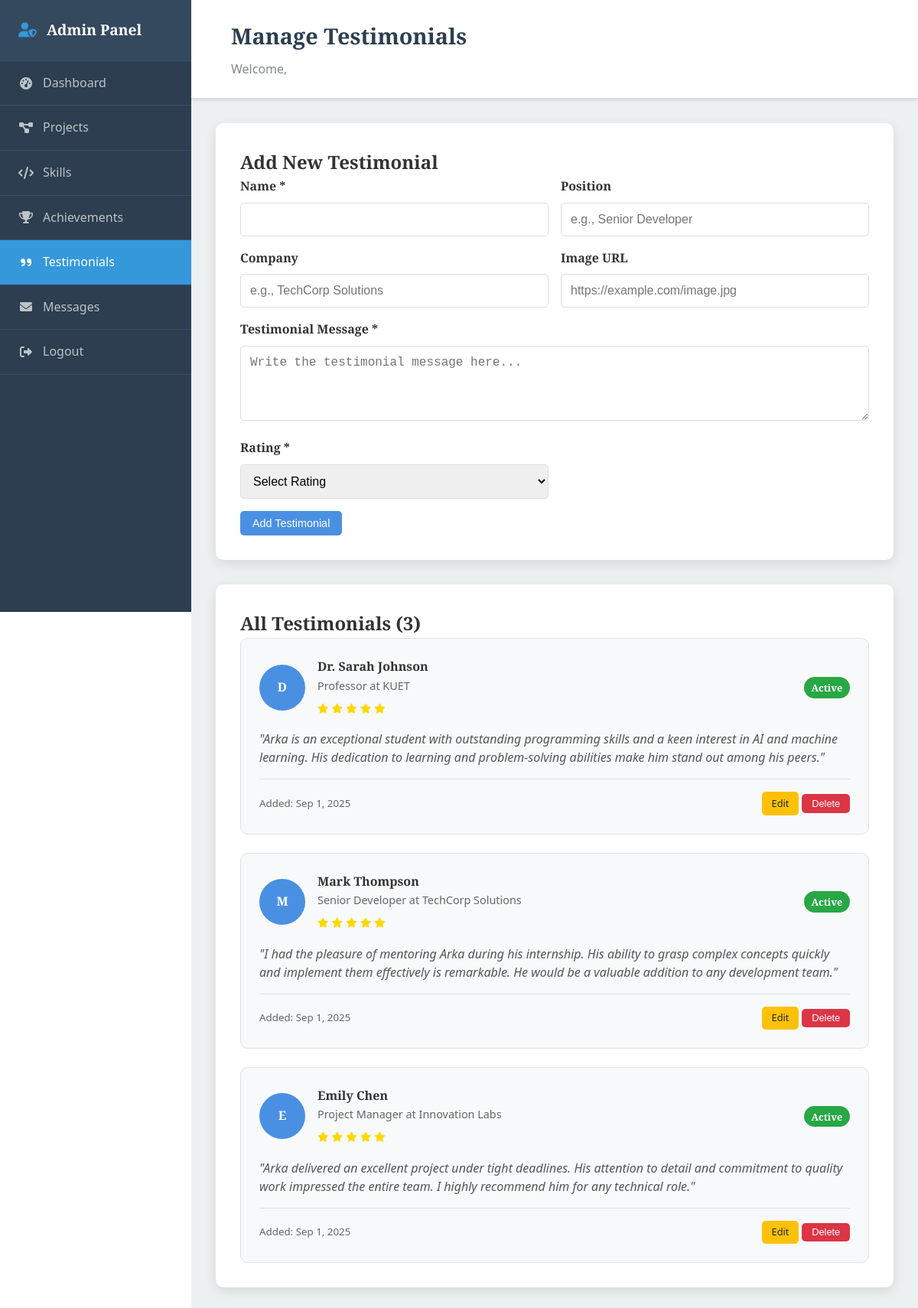
The app's page /admin/testimonials.php (signed in) with its own data.
### tables this page shows
CREATE TABLE `testimonials` (
    `id` int(11) NOT NULL AUTO_INCREMENT,
    `name` varchar(100) NOT NULL,
    `position` varchar(100),
    `company` varchar(100),
    `message` text NOT NULL,
    `image` varchar(255),
    `rating` int(11) DEFAULT 5,
    `status` enum('active', 'inactive') DEFAULT 'active',
    `created_at` timestamp DEFAULT CURRENT_TIMESTAMP,
    PRIMARY KEY (`id`)
);

### admin/testimonials.php (the view, shortened to what this page needs)
<?php
include 'auth.php';
$pdo = getConnection();
$edit_testimonial = null;
$stmt = $pdo->prepare("SELECT * FROM testimonials ORDER BY created_at DESC");
$stmt->execute();
$testimonials = $stmt->fetchAll(PDO::FETCH_ASSOC);
?>
<!DOCTYPE html>
<html lang="en">
<head>
    <link rel="stylesheet" href="../style.css">
    <link rel="stylesheet" href="https://cdnjs.cloudflare.com/ajax/libs/font-awesome/6.0.0/css/all.min.css">
    <link rel="stylesheet" href="../testimonials.css">
</head>
<body>
    <div class="admin-layout">
        <?php echo getAdminNavigation('testimonials.php'); ?>
        <div class="admin-main">
            <?php echo getAdminHeader('Manage Testimonials'); ?>
            <div class="admin-container">
                <div class="admin-card">
                    <h2><?php echo $edit_testimonial ? 'Edit Testimonial' : 'Add New Testimonial'; ?></h2>
                    <form method="POST" action="">
                        <div style="display: grid; grid-template-columns: 1fr 1fr; gap: 1rem;">
                            <div class="form-group">
                                <label for="name">Name *</label>
                                <input type="text" id="name" name="name" class="form-control" required
                                    value="<?php echo $edit_testimonial ? htmlspecialchars($edit_testimonial['name']) : ''; ?>">
                            </div>
                            <div class="form-group">
                                <label for="position">Position</label>
                                <input type="text" id="position" name="position" class="form-control"
                                    placeholder="e.g., Senior Developer"
                                    value="<?php echo $edit_testimonial ? htmlspecialchars($edit_testimonial['position']) : ''; ?>">
                            </div>
                        </div>
                        <div style="display: grid; grid-template-columns: 1fr 1fr; gap: 1rem;">
                            <div class="form-group">
                                <label for="company">Company</label>
                                <input type="text" id="company" name="company" class="form-control"
                                    placeholder="e.g., TechCorp Solutions"
                                    value="<?php echo $edit_testimonial ? htmlspecialchars($edit_testimonial['company']) : ''; ?>">
                            </div>
                            <div class="form-group">
                                <label for="image">Image URL</label>
                                <input type="url" id="image" name="image" class="form-control"
                                    placeholder="https://example.com/image.jpg"
                                    value="<?php echo $edit_testimonial ? htmlspecialchars($edit_testimonial['image']) : ''; ?>">
                            </div>
                        </div>
                        <div class="form-group">
                            <label for="message">Testimonial Message *</label>
                            <textarea id="message" name="message" class="form-control" rows="4" required
                                placeholder="Write the testimonial message here..."><?php echo $edit_testimonial ? htmlspecialchars($edit_testimonial['message']) : ''; ?></textarea>
                        </div>
                        <div style="display: grid; grid-template-columns: 1fr 1fr; gap: 1rem;">
                            <div class="form-group">
                                <label for="rating">Rating *</label>
                                <select id="rating" name="rating" class="form-control" required>
                                    <option value="">Select Rating</option>
                                </select>
                            </div>
                        </div>
                        <div style="display: flex; gap: 1rem;">
                            <button type="submit" class="btn btn-primary">
                                <?php echo $edit_testimonial ? 'Update Testimonial' : 'Add Testimonial'; ?>
                            </button>
                        </div>
                    </form>
                </div>
                <div class="admin-card">
                    <h2>All Testimonials (<?php echo count($testimonials); ?>)</h2>
                    <?php if (empty($testimonials)): ?>
                        <p>No testimonials found. Add your first testimonial above!</p>
                    <?php else: ?>
                        <div style="display: grid; grid-template-columns: repeat(auto-fit, minmax(400px, 1fr)); gap: 1.5rem;">
                            <?php foreach ($testimonials as $testimonial): ?>
                                <div class="testimonial-admin-card" style="background: #f8f9fa; padding: 1.5rem; border-radius: 10px; border: 1px solid #dee2e6;">
                                    <div style="display: flex; align-items: center; gap: 1rem; margin-bottom: 1rem;">
                                        <div style="width: 60px; height: 60px; border-radius: 50%; overflow: hidden; background: #e9ecef;">
                                            <?php if ($testimonial['image']): ?>
                                                <img src="<?php echo htmlspecialchars($testimonial['image']); ?>"
                                                    alt="<?php echo htmlspecialchars($testimonial['name']); ?>"
                                                    style="width: 100%; height: 100%; object-fit: cover;">
                                            <?php else: ?>
                                                <div style="width: 100%; height: 100%; display: flex; align-items: center; justify-content: center; background: #4a90e2; color: white; font-weight: bold;">
                                                    <?php echo strtoupper(substr($testimonial['name'], 0, 1)); ?>
                                                </div>
                                            <?php endif; ?>
                                        </div>
                                        <div style="flex: 1;">
                                            <h4 style="margin: 0; color: #333;"><?php echo htmlspecialchars($testimonial['name']); ?></h4>
                                            <?php if ($testimonial['position'] || $testimonial['company']): ?>
                                                <p style="margin: 0; color: #666; font-size: 0.9rem;">
                                                    <?php echo htmlspecialchars($testimonial['position']); ?>
                                                    <?php if ($testimonial['position'] && $testimonial['company']): ?> at <?php endif; ?>
                                                    <?php echo htmlspecialchars($testimonial['company']); ?>
                                                </p>
                                            <?php endif; ?>
                                            <div style="margin-top: 0.3rem;">
                                                <?php for ($i = 1; $i <= 5; $i++): ?>
                                                    <i class="fas fa-star" style="color: <?php echo $i <= $testimonial['rating'] ? '#ffd700' : '#e0e0e0'; ?>; font-size: 0.8rem;"></i>
                                                <?php endfor; ?>
                                            </div>
                                        </div>
                                        <div>
                                            <span class="badge badge-<?php echo $testimonial['status'] === 'active' ? 'success' : 'secondary'; ?>">
                                                <?php echo ucfirst($testimonial['status']); ?>
                                            </span>
                                        </div>
                                    </div>
                                    <p style="margin-bottom: 1rem; font-style: italic; color: #555; line-height: 1.5;">
                                        "<?php echo htmlspecialchars($testimonial['message']); ?>"
                                    </p>
                                    <div style="display: flex; justify-content: space-between; align-items: center; border-top: 1px solid #dee2e6; padding-top: 1rem;">
                                        <small style="color: #666;">
                                            Added: <?php echo date('M j, Y', strtotime($testimonial['created_at'])); ?>
                                        </small>
                                        <div>
                                            <a href="testimonials.php?edit=<?php echo $testimonial['id']; ?>" class="btn btn-warning btn-sm">Edit</a>
                                            <form method="POST" action="" style="display: inline;" onsubmit="return confirm('Are you sure you want to delete this testimonial?');">
                                                <button type="submit" class="btn btn-danger btn-sm">Delete</button>
                                            </form>
                                        </div>
                                    </div>
                                </div>
                            <?php endforeach; ?>
                        </div>
                    <?php endif; ?>
                </div>
            </div>
        </div>
    </div>
</body>
</html>

### style.css (style rules this page uses)
* { margin: 0; padding: 0; box-sizing: border-box; }
html { scroll-behavior: smooth; }
body { font-family: "Cinzel", "Segoe UI", Tahoma, Geneva, Verdana, serif; line-height: 1.6; color: #333; background-color: #fff; }
.admin-layout { display: flex; min-height: 100vh; }
.admin-main { flex: 1; margin-left: 250px; background: #ecf0f1; min-height: 100vh; }
.admin-container { max-width: 1200px; margin: 0 auto; padding: 2rem; }
.admin-card { background: white; padding: 2rem; border-radius: 10px; box-shadow: 0 5px 15px rgba(0, 0, 0, 0.1); margin-bottom: 2rem; }
.btn { padding: 0.5rem 1rem; border: none; border-radius: 5px; cursor: pointer; text-decoration: none; display: inline-block; font-size: 0.9rem; transition: background 0.3s ease; }
.btn-primary { background: #4a90e2; color: white; }
.btn-danger { background: #dc3545; color: white; }
.btn-warning { background: #ffc107; color: #212529; }
.form-control { width: 100%; padding: 0.75rem; border: 1px solid #ddd; border-radius: 5px; font-size: 1rem; }
.form-group { margin-bottom: 1rem; }
.form-group label { display: block; margin-bottom: 0.5rem; font-weight: bold; }

### admin/testimonials.css (style rules this page uses)
.badge { padding: 0.3rem 0.6rem; border-radius: 15px; font-size: 0.8rem; font-weight: bold; }
.badge-success { background: #28a745; color: white; }
.btn-sm { padding: 0.3rem 0.8rem; font-size: 0.8rem; }

### records on screen
testimonials: name "D", name "Dr. Sarah Johnson", position "Professor", shows "at", company "KUET", rating 5 (drawn), status "Active", message "Arka is an exceptional student with outstanding programming skills and a keen interest in AI and machine learning. His dedication to learning and problem-solving abilities make him stand out among his peers.", created_at "Sep 1, 2025"
testimonials: name "M", name "Mark Thompson", position "Senior Developer", shows "at", company "TechCorp Solutions", rating 5 (drawn), status "Active", message "I had the pleasure of mentoring Arka during his internship. His ability to grasp complex concepts quickly and implement them effectively is remarkable. He would be a valuable addition to any development team.", created_at "Sep 1, 2025"
testimonials: name "E", name "Emily Chen", position "Project Manager", shows "at", company "Innovation Labs", rating 5 (drawn), status "Active", message "Arka delivered an excellent project under tight deadlines. His attention to detail and commitment to quality work impressed the entire team. I highly recommend him for any technical role.", created_at "Sep 1, 2025"

### other values on screen
$item['title'] "Dashboard"
$item['title'] "Projects"
$item['title'] "Skills"
$item['title'] "Achievements"
$item['title'] "Testimonials"
$item['title'] "Messages"
$item['title'] "Logout"
$title "Manage Testimonials"
count($testimonials) "3"
